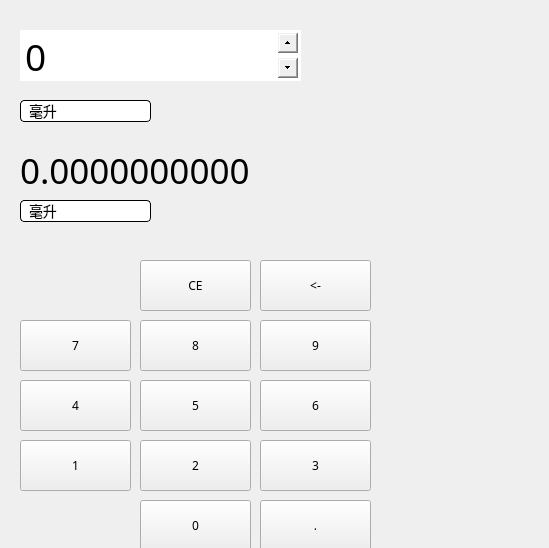
<?xml version="1.0" encoding="UTF-8"?>
<ui version="4.0">
 <class>rongliang</class>
 <widget class="QWidget" name="rongliang">
  <property name="geometry">
   <rect>
    <x>0</x>
    <y>0</y>
    <width>549</width>
    <height>548</height>
   </rect>
  </property>
  <property name="maximumSize">
   <size>
    <width>1000</width>
    <height>10000</height>
   </size>
  </property>
  <property name="font">
   <font>
    <family>宋体</family>
    <italic>false</italic>
    <bold>false</bold>
   </font>
  </property>
  <property name="windowTitle">
   <string>拉胯计算器</string>
  </property>
  <property name="styleSheet">
   <string notr="true"/>
  </property>
  <widget class="QWidget" name="centralWidget" native="true">
   <property name="geometry">
    <rect>
     <x>0</x>
     <y>0</y>
     <width>411</width>
     <height>571</height>
    </rect>
   </property>
   <property name="styleSheet">
    <string notr="true">QComboBox {
padding-left: 8px;
padding-right: 24px;
color: black; /* 修改文本颜色为黑色 */
background-color: white; /* 修改背景颜色为白色 */
border: 1px solid black; /* 边框样式 */
border-radius: 4px;
font-size: 14px;
selection-background-color: rgb(200, 200, 200); /* 选中项背景颜色 */
}

QComboBox:hover {
border: 1px solid rgb(100, 100, 100); /* 鼠标悬停时边框样式 */
}

QComboBox::drop-down {
width: 20px;
height: 20px;
subcontrol-origin: padding;
subcontrol-position: right;
border: none;
background-color: transparent;
}


QComboBox::down-arrow:hover {
image: url(:/img/down_gray.png); /* 鼠标悬停时的下拉箭头图标，灰色 */
}

QComboBox QAbstractItemView {
background-color: white;
color: black;
}

QComboBox QAbstractItemView::item {
height: 26px;
font-size: 14px;
}

QComboBox QAbstractItemView::item:hover {
background-color: rgb(200, 200, 200); /* 鼠标悬停时的下拉列表项背景颜色 */
}

QLabel{
font-size: 35px;
}
</string>
   </property>
   <widget class="QComboBox" name="comboBox">
    <property name="geometry">
     <rect>
      <x>20</x>
      <y>100</y>
      <width>131</width>
      <height>22</height>
     </rect>
    </property>
    <item>
     <property name="text">
      <string>毫升</string>
     </property>
    </item>
    <item>
     <property name="text">
      <string>立方厘米</string>
     </property>
    </item>
    <item>
     <property name="text">
      <string>升</string>
     </property>
    </item>
    <item>
     <property name="text">
      <string>立方米</string>
     </property>
    </item>
    <item>
     <property name="text">
      <string>立方英寸</string>
     </property>
    </item>
    <item>
     <property name="text">
      <string>立方英尺</string>
     </property>
    </item>
    <item>
     <property name="text">
      <string>立方码</string>
     </property>
    </item>
    <item>
     <property name="text">
      <string>品脱</string>
     </property>
    </item>
    <item>
     <property name="text">
      <string>夸脱</string>
     </property>
    </item>
    <item>
     <property name="text">
      <string>加仑</string>
     </property>
    </item>
   </widget>
   <widget class="QDoubleSpinBox" name="doubleSpinBox">
    <property name="geometry">
     <rect>
      <x>20</x>
      <y>30</y>
      <width>281</width>
      <height>51</height>
     </rect>
    </property>
    <property name="styleSheet">
     <string notr="true">QDoubleSpinBox {
    font-family: &quot;Arial&quot;, sans-serif; /* 选择字体家族 */
    font-size: 37px; /* 设置字体大小 */
    color: black; /* 设置文本颜色 */
}

QDoubleSpinBox::up-button, QDoubleSpinBox::down-button {
    width: 20px; /* 设置上下按钮的宽度 */
    height: 20px; /* 设置上下按钮的高度 */
}

QDoubleSpinBox[readOnly=&quot;false&quot;] {
    /* 设置允许输入的小数点后的位数为2位 */
    decimals: 2;
}

</string>
    </property>
    <property name="decimals">
     <number>0</number>
    </property>
    <property name="maximum">
     <double>999999999.000000000000000</double>
    </property>
   </widget>
   <widget class="QComboBox" name="comboBox_2">
    <property name="geometry">
     <rect>
      <x>20</x>
      <y>200</y>
      <width>131</width>
      <height>22</height>
     </rect>
    </property>
    <item>
     <property name="text">
      <string>毫升</string>
     </property>
    </item>
    <item>
     <property name="text">
      <string>立方厘米</string>
     </property>
    </item>
    <item>
     <property name="text">
      <string>升</string>
     </property>
    </item>
    <item>
     <property name="text">
      <string>立方米</string>
     </property>
    </item>
    <item>
     <property name="text">
      <string>立方英寸</string>
     </property>
    </item>
    <item>
     <property name="text">
      <string>立方英尺</string>
     </property>
    </item>
    <item>
     <property name="text">
      <string>立方码</string>
     </property>
    </item>
    <item>
     <property name="text">
      <string>品脱</string>
     </property>
    </item>
    <item>
     <property name="text">
      <string>夸脱</string>
     </property>
    </item>
    <item>
     <property name="text">
      <string>加仑</string>
     </property>
    </item>
   </widget>
   <widget class="QPushButton" name="pushButton_16">
    <property name="geometry">
     <rect>
      <x>260</x>
      <y>260</y>
      <width>111</width>
      <height>51</height>
     </rect>
    </property>
    <property name="sizeIncrement">
     <size>
      <width>5</width>
      <height>0</height>
     </size>
    </property>
    <property name="text">
     <string>&lt;-</string>
    </property>
   </widget>
   <widget class="QPushButton" name="pushButton_6">
    <property name="geometry">
     <rect>
      <x>260</x>
      <y>380</y>
      <width>111</width>
      <height>51</height>
     </rect>
    </property>
    <property name="sizeIncrement">
     <size>
      <width>5</width>
      <height>0</height>
     </size>
    </property>
    <property name="text">
     <string>6</string>
    </property>
   </widget>
   <widget class="QPushButton" name="pushButton_3">
    <property name="geometry">
     <rect>
      <x>260</x>
      <y>440</y>
      <width>111</width>
      <height>51</height>
     </rect>
    </property>
    <property name="sizeIncrement">
     <size>
      <width>5</width>
      <height>0</height>
     </size>
    </property>
    <property name="text">
     <string>3</string>
    </property>
   </widget>
   <widget class="QPushButton" name="pushButton_8">
    <property name="geometry">
     <rect>
      <x>140</x>
      <y>320</y>
      <width>111</width>
      <height>51</height>
     </rect>
    </property>
    <property name="sizeIncrement">
     <size>
      <width>5</width>
      <height>0</height>
     </size>
    </property>
    <property name="text">
     <string>8</string>
    </property>
   </widget>
   <widget class="QPushButton" name="pushButton_2">
    <property name="geometry">
     <rect>
      <x>140</x>
      <y>440</y>
      <width>111</width>
      <height>51</height>
     </rect>
    </property>
    <property name="sizeIncrement">
     <size>
      <width>5</width>
      <height>0</height>
     </size>
    </property>
    <property name="text">
     <string>2</string>
    </property>
   </widget>
   <widget class="QPushButton" name="pushButton_5">
    <property name="geometry">
     <rect>
      <x>140</x>
      <y>380</y>
      <width>111</width>
      <height>51</height>
     </rect>
    </property>
    <property name="sizeIncrement">
     <size>
      <width>5</width>
      <height>0</height>
     </size>
    </property>
    <property name="text">
     <string>5</string>
    </property>
   </widget>
   <widget class="QPushButton" name="pushButton_15">
    <property name="geometry">
     <rect>
      <x>140</x>
      <y>260</y>
      <width>111</width>
      <height>51</height>
     </rect>
    </property>
    <property name="sizeIncrement">
     <size>
      <width>5</width>
      <height>0</height>
     </size>
    </property>
    <property name="text">
     <string>CE</string>
    </property>
   </widget>
   <widget class="QPushButton" name="pushButton_7">
    <property name="geometry">
     <rect>
      <x>20</x>
      <y>320</y>
      <width>111</width>
      <height>51</height>
     </rect>
    </property>
    <property name="sizeIncrement">
     <size>
      <width>5</width>
      <height>0</height>
     </size>
    </property>
    <property name="text">
     <string>7</string>
    </property>
   </widget>
   <widget class="QPushButton" name="pushButton_9">
    <property name="geometry">
     <rect>
      <x>260</x>
      <y>320</y>
      <width>111</width>
      <height>51</height>
     </rect>
    </property>
    <property name="sizeIncrement">
     <size>
      <width>5</width>
      <height>0</height>
     </size>
    </property>
    <property name="text">
     <string>9</string>
    </property>
   </widget>
   <widget class="QPushButton" name="pushButton">
    <property name="geometry">
     <rect>
      <x>20</x>
      <y>440</y>
      <width>111</width>
      <height>51</height>
     </rect>
    </property>
    <property name="sizeIncrement">
     <size>
      <width>5</width>
      <height>0</height>
     </size>
    </property>
    <property name="text">
     <string>1</string>
    </property>
   </widget>
   <widget class="QPushButton" name="pushButton_4">
    <property name="geometry">
     <rect>
      <x>20</x>
      <y>380</y>
      <width>111</width>
      <height>51</height>
     </rect>
    </property>
    <property name="sizeIncrement">
     <size>
      <width>5</width>
      <height>0</height>
     </size>
    </property>
    <property name="text">
     <string>4</string>
    </property>
   </widget>
   <widget class="QPushButton" name="pushButton_12">
    <property name="geometry">
     <rect>
      <x>140</x>
      <y>500</y>
      <width>111</width>
      <height>51</height>
     </rect>
    </property>
    <property name="sizeIncrement">
     <size>
      <width>5</width>
      <height>0</height>
     </size>
    </property>
    <property name="text">
     <string>0</string>
    </property>
   </widget>
   <widget class="QPushButton" name="pushButton_13">
    <property name="geometry">
     <rect>
      <x>260</x>
      <y>500</y>
      <width>111</width>
      <height>51</height>
     </rect>
    </property>
    <property name="sizeIncrement">
     <size>
      <width>5</width>
      <height>0</height>
     </size>
    </property>
    <property name="text">
     <string>.</string>
    </property>
   </widget>
   <widget class="QLabel" name="label">
    <property name="geometry">
     <rect>
      <x>20</x>
      <y>150</y>
      <width>351</width>
      <height>41</height>
     </rect>
    </property>
    <property name="styleSheet">
     <string notr="true"/>
    </property>
    <property name="text">
     <string>0.0000000000</string>
    </property>
   </widget>
  </widget>
 </widget>
 <layoutdefault spacing="6" margin="11"/>
 <resources/>
 <connections/>
</ui>
